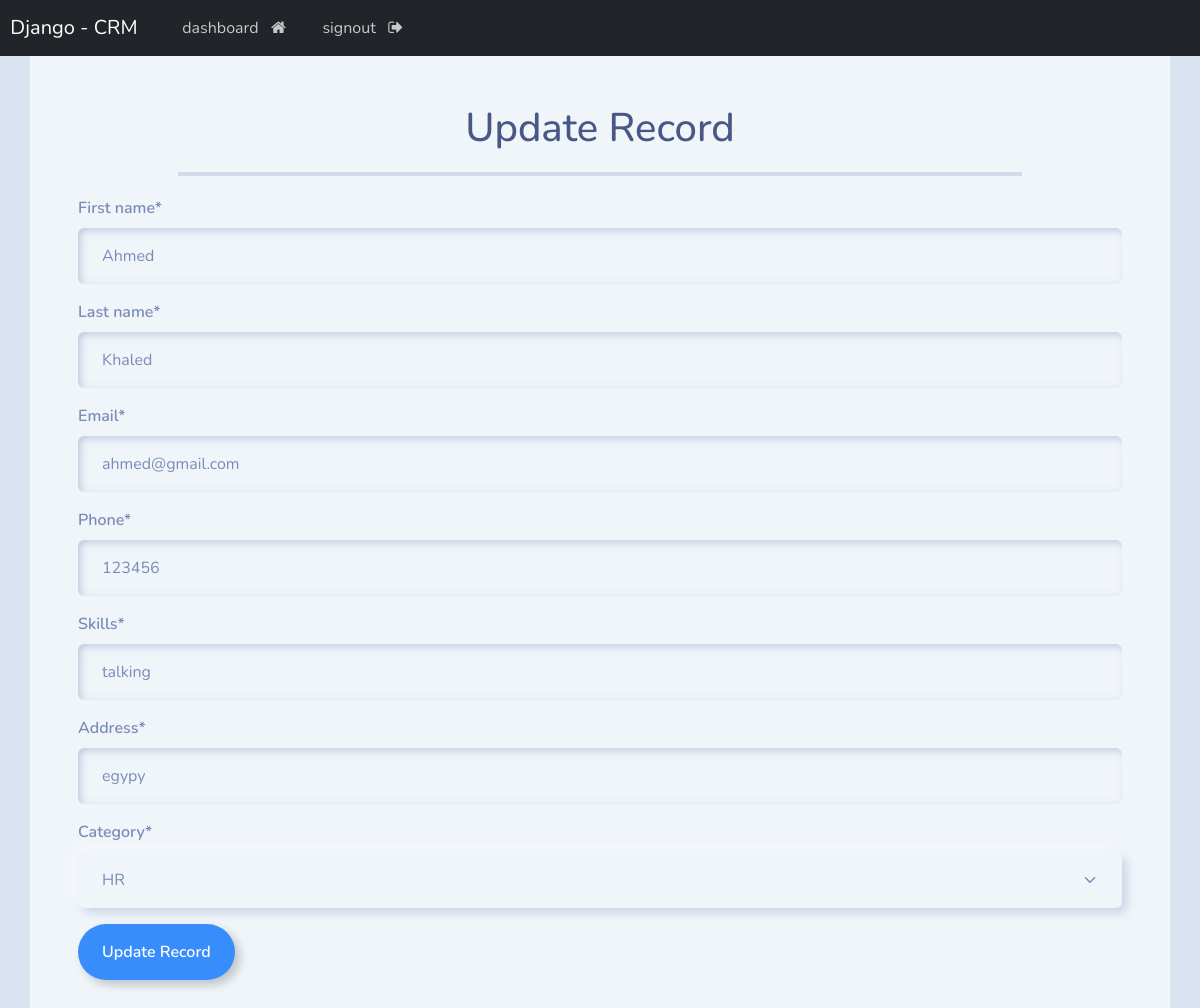
/update/5/ (signed in), run on the app's committed database.
### web_app/models.py (models this page shows, shortened)
class Records(models.Model):
    first_name = models.CharField(max_length=200)
    last_name = models.CharField(max_length=200)
    email = models.EmailField()
    category = models.ForeignKey(Category, on_delete=models.CASCADE)
    skills = models.CharField(max_length=200)
    phone = models.IntegerField()
    address = models.CharField(max_length=200)
    created_at = models.DateTimeField(auto_now_add=True)
    class Meta:
        ordering = ['-created_at']

### web_app/views.py (the view)
# urls.py: path('update/<int:record_id>/', views.update_record, name='update_record'),
@login_required(login_url='login')
def update_record(request, record_id):
    record = get_object_or_404(Records, id=record_id)
    form = UpdateRecordForm(instance=record)
    if request.method == 'POST':
        form = UpdateRecordForm(request.POST, instance=record)
        if form.is_valid():
            form.save()
            messages.success(request, 'Record updated successfully!')
            return redirect('dashboard')
    else:
        form = UpdateRecordForm(instance=record)
    context = {'form':form}
    return render(request, 'web/update_record.html', context)

### web_app/forms.py
class UpdateRecordForm(forms.ModelForm):
    class Meta:
        model = Records
        fields = ['first_name', 'last_name', 'email', 'phone', 'skills', 'address', 'category']

### web_app/models.py (called while the page is built)
    def __str__(self):
        return self.name

### templates/web/update_record.html (shortened to what this page needs)
{% extends 'base.html' %}
{% load crispy_forms_tags %}
{% block content %}
<div class="container bg-light shadow-md p-5 form-layout ">
<h1 class="text-center"> Update Record </h1>
<hr style="border: 2px solid; margin: 20px 100px;">
<form method="POST", autocomplete="off">
    {{ form|crispy }}
    <button type="submit" class="btn btn-outline-primary">Update Record</button>
</form>
</div>
{% endblock %}

### data on the page
Records: first_name "Ahmed", last_name "Khaled", email "ahmed@gmail.com", phone "123456", skills "talking", address "egypy", category "HR"
